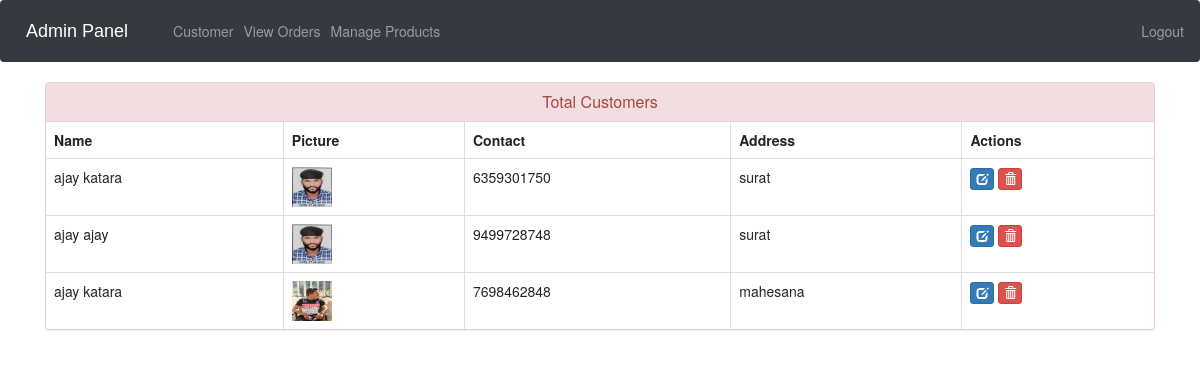
The app's page /view-customer (signed in) with its own data.
### ecom/models.py (models this page shows, shortened)
class Customer(models.Model):
    user=models.OneToOneField(User,on_delete=models.CASCADE)
    profile_pic= models.ImageField(upload_to='profile_pic/CustomerProfilePic/',null=True,blank=True)
    address = models.CharField(max_length=40)
    mobile = models.CharField(max_length=20,null=False)
    @property
    def get_name(self):
        return self.user.first_name+" "+self.user.last_name

### ecom/views.py (the view)
# urls.py: path('view-customer', views.view_customer_view,name='view-customer'),
@login_required(login_url='adminlogin')
def view_customer_view(request):
    customers=models.Customer.objects.all()
    return render(request,'ecom/view_customer.html',{'customers':customers})

### templates/ecom/view_customer.html (shortened to what this page needs)
{% extends 'ecom/admin_base.html' %}
{% load static %}
{% block content %}
<head>
  <link href="//netdna.bootstrapcdn.com/bootstrap/3.0.0/css/bootstrap.min.css" rel="stylesheet" id="bootstrap-css">
</head>
<div class="container">
  <div class="panel panel-danger">
    <div class="panel-heading">
      <h6 class="panel-title">Total Customers</h6>
    </div>
    <table class="table table-hover table-bordered" id="dev-table">
      <thead>
        <tr>
          <th>Name</th>
          <th>Picture</th>
          <th>Contact</th>
          <th>Address</th>
          <th>Actions</th>
        </tr>
      </thead>
      {% for c in customers %}
      <tr>
        <td> {{c.get_name}}</td>
        <td> <img src="{% static c.profile_pic.url %}" alt="Profile Pic" height="40px" width="40px" /></td>
        <td>{{c.mobile}}</td>
        <td>{{c.address}}</td>
        <td><a class="btn btn-primary btn-xs" href="{% url 'update-customer' c.id  %}"><span class="glyphicon glyphicon-edit"></span></a>
        <a class="btn btn-danger btn-xs" href="{% url 'delete-customer' c.id  %}"><span class="glyphicon glyphicon-trash"></span></a></td>
      </tr>
      {% endfor %}
    </table>
  </div>
</div>
{% endblock content %}

### templates/ecom/admin_base.html (shortened to what this page needs)
<!DOCTYPE html>
{% load static %}
<html lang="en">
<head>
  <link rel="stylesheet" href="https://stackpath.bootstrapcdn.com/bootstrap/4.3.1/css/bootstrap.min.css">
  <link rel="stylesheet" href="https://maxcdn.bootstrapcdn.com/font-awesome/4.7.0/css/font-awesome.min.css">
</head>
<body>
  <div class="bs-example">
    <nav class="navbar navbar-expand-md navbar-dark fixed-top" style="background:#343A40;">
      <a href="/" class="navbar-brand">Admin Panel</a>
      <div class="collapse navbar-collapse justify-content-between" id="navbarCollapse">
        <div class="navbar-nav">
          <a href="/view-customer" class="nav-item nav-link">Customer</a>
          <a href="/admin-view-booking" class="nav-item nav-link">View Orders</a>
          <a href="/admin-products" class="nav-item nav-link">Manage Products</a>
        </div>
        <div class="navbar-nav navbar-right">
          <a href="/logout" class="nav-item nav-link"> Logout</a>
        </div>
      </div>
    </nav>
  </div>
  {% block content %}
  {% endblock content %}
<br><br><br><br><br><br><br><br>
</body>
</html>

### templates/ecom/admin_base.html (style rules this page uses)
.bs-example { margin: 0px; }
.navbar-brand { font-size: 20px; font-family: sans-serif; }

### templates/ecom/view_customer.html (style rules this page uses)
a:link { text-decoration: none; }
h6 { text-align: center; }

### records on screen
Customer: get_name "ajay katara", profile_pic (picture), mobile "6359301750", address "surat"
Customer: get_name "ajay ajay", profile_pic (picture), mobile "9499728748", address "surat"
Customer: get_name "ajay katara", profile_pic (picture), mobile "7698462848", address "mahesana"
